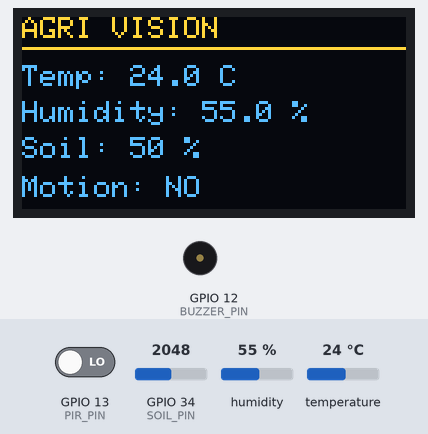
A sketch run on a simulated ESP32. Parts: 128×64 one-colour display, buzzer (waves = sounding, pin HIGH). The inputs (shaded band) are chosen by the test bench; at power-on: GPIO 13 (PIR_PIN) LOW, humidity 55 %, GPIO 34 (SOIL_PIN) = 2048, temperature 24 °C. The OLED is the two-colour kind (top 16 rows yellow); WiFi joins after 1.5 s; servers stay silent unless stated; uploads are accepted with an empty reply; what the sketch prints to the serial monitor is not drawn.

Above: at 6.3 s.
6.4 s: GPIO 13 (PIR_PIN) driven HIGH
At 11.2 s:
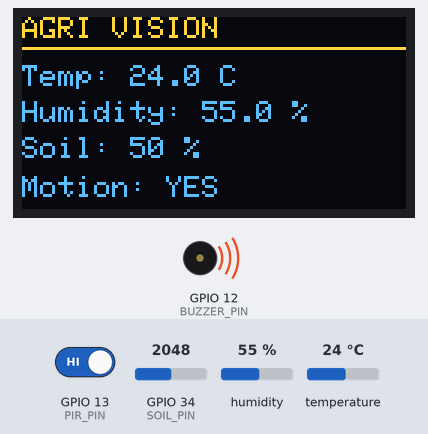
11.7 s: humidity set to 22 %
At 16.4 s:
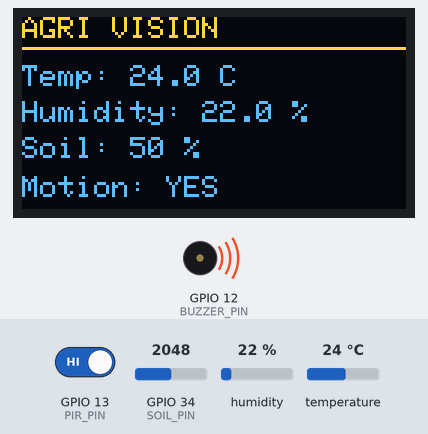
16.7 s: GPIO 13 (PIR_PIN) driven LOW
At 21.4 s:
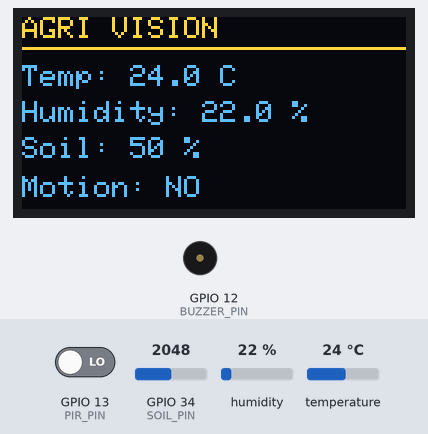
21.7 s: GPIO 34 (SOIL_PIN) set to 2099
At 26.4 s:
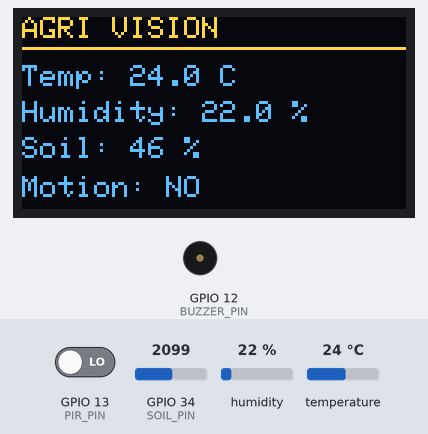
26.7 s: GPIO 13 (PIR_PIN) driven HIGH
At 27.0 s:
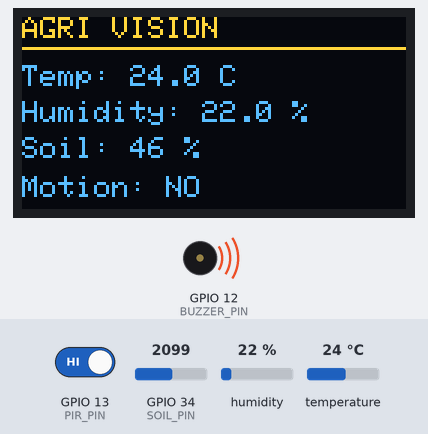
31.7 s: temperature set to 12 °C
At 35.8 s:
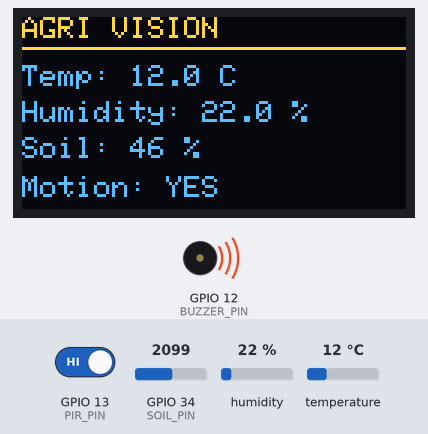
Timing chart, 0 to 37.3 s (numbered marks = the images above; inputs shaded):
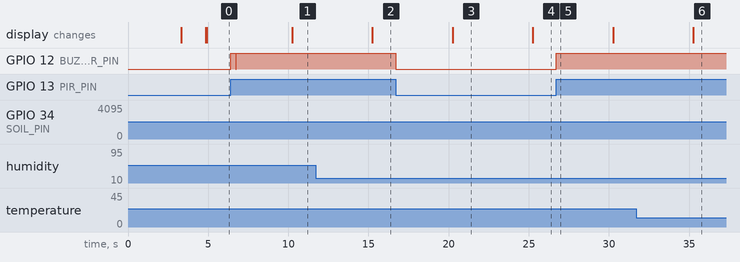

The sketch:

esp32.ino
```cpp
#include <Arduino.h>
#include <WiFi.h>
#include <HTTPClient.h>
#include <WiFiClientSecure.h>

#include <Wire.h>
#include <Adafruit_GFX.h>
#include <Adafruit_SH110X.h>

#include <DHT.h>

// =====================================================
//                    WIFI SETTINGS
// =====================================================

#define WIFI_SSID       "NOWHERE1"
#define WIFI_PASSWORD   "12345678"

// =====================================================
//              FIREBASE SETTINGS
// =====================================================

#define FIREBASE_URL \
"https://agri-vision-4a713-default-rtdb.firebaseio.com"

// Firebase data location
#define FIREBASE_PATH "/esp32.json"

// =====================================================
//                    ESP32 PINOUT
// =====================================================

// KEEPING YOUR UPLOADED CODE EXACTLY
#define DHT_PIN         14
#define DHT_TYPE        DHT11

// Soil moisture sensor
#define SOIL_PIN        34

// PIR motion sensor
#define PIR_PIN         13

// Buzzer
#define BUZZER_PIN      12

// =====================================================
//                       OLED
// =====================================================

#define SCREEN_WIDTH    128
#define SCREEN_HEIGHT   64
#define OLED_RESET      -1

Adafruit_SH1106G display(
  SCREEN_WIDTH,
  SCREEN_HEIGHT,
  &Wire,
  OLED_RESET
);

// =====================================================
//                       DHT
// =====================================================

DHT dht(
  DHT_PIN,
  DHT_TYPE
);

// =====================================================
//                 SENSOR VARIABLES
// =====================================================

float temperature = 0.0;
float humidity = 0.0;

int soilRaw = 0;
int soilMoisture = 0;

bool motionActive = false;

String dhtStatus = "ERROR";

// =====================================================
//                SOIL CALIBRATION
// =====================================================

const int SOIL_DRY = 2800;
const int SOIL_WET = 1300;

// =====================================================
//                MOTION SYSTEM
// =====================================================

bool previousMotionState = LOW;

int motionCount = 0;

unsigned long lastMotionTime = 0;

const unsigned long MOTION_GAP = 3000;

// =====================================================
//                 FIREBASE TIMING
// =====================================================

unsigned long lastFirebaseUpload = 0;

const unsigned long FIREBASE_INTERVAL = 5000;

// =====================================================
//                 WIFI CONNECTION
// =====================================================

void connectWiFi() {

  Serial.println();
  Serial.println("================================");
  Serial.println("       CONNECTING TO WIFI");
  Serial.println("================================");

  WiFi.mode(WIFI_STA);

  WiFi.begin(
    WIFI_SSID,
    WIFI_PASSWORD
  );

  int attempts = 0;

  while (
    WiFi.status() != WL_CONNECTED &&
    attempts < 40
  ) {

    delay(500);

    Serial.print(".");

    attempts++;
  }

  Serial.println();

  if (
    WiFi.status() == WL_CONNECTED
  ) {

    Serial.println("WiFi Connected!");

    Serial.print("IP Address: ");

    Serial.println(
      WiFi.localIP()
    );

    Serial.print("Signal RSSI: ");

    Serial.print(
      WiFi.RSSI()
    );

    Serial.println(" dBm");

  } else {

    Serial.println(
      "WiFi connection FAILED!"
    );
  }
}

// =====================================================
//                  READ SENSORS
// =====================================================

void readSensors() {

  // ---------------------------------------------------
  // DHT TEMPERATURE
  // ---------------------------------------------------

  float newTemperature =
    dht.readTemperature();

  // ---------------------------------------------------
  // DHT HUMIDITY
  // ---------------------------------------------------

  float newHumidity =
    dht.readHumidity();

  // ---------------------------------------------------
  // DHT STATUS
  // ---------------------------------------------------

  if (
    !isnan(newTemperature) &&
    !isnan(newHumidity)
  ) {

    temperature =
      newTemperature;

    humidity =
      newHumidity;

    dhtStatus =
      "OK";

  } else {

    dhtStatus =
      "ERROR";

    Serial.println(
      "DHT READ FAILED!"
    );
  }

  // ---------------------------------------------------
  // SOIL SENSOR
  // ---------------------------------------------------

  soilRaw =
    analogRead(
      SOIL_PIN
    );

  soilMoisture =
    map(
      soilRaw,
      SOIL_DRY,
      SOIL_WET,
      0,
      100
    );

  soilMoisture =
    constrain(
      soilMoisture,
      0,
      100
    );

  // ---------------------------------------------------
  // PIR MOTION
  // ---------------------------------------------------

  motionActive =
    digitalRead(
      PIR_PIN
    );

  // ---------------------------------------------------
  // SERIAL OUTPUT
  // ---------------------------------------------------

  Serial.println();
  Serial.println(
    "================================"
  );

  Serial.println(
    "          SENSOR DATA"
  );

  Serial.println(
    "================================"
  );

  Serial.print(
    "Temperature : "
  );

  if (dhtStatus == "OK") {

    Serial.print(
      temperature,
      1
    );

    Serial.println(
      " °C"
    );

  } else {

    Serial.println(
      "ERROR"
    );
  }

  Serial.print(
    "Humidity    : "
  );

  if (dhtStatus == "OK") {

    Serial.print(
      humidity,
      1
    );

    Serial.println(
      " %"
    );

  } else {

    Serial.println(
      "ERROR"
    );
  }

  Serial.print(
    "Soil Raw    : "
  );

  Serial.println(
    soilRaw
  );

  Serial.print(
    "Soil Moist. : "
  );

  Serial.print(
    soilMoisture
  );

  Serial.println(
    " %"
  );

  Serial.print(
    "Motion      : "
  );

  Serial.println(
    motionActive
      ? "DETECTED"
      : "NORMAL"
  );

  Serial.print(
    "Motion Count: "
  );

  Serial.println(
    motionCount
  );

  Serial.print(
    "DHT Status  : "
  );

  Serial.println(
    dhtStatus
  );

  Serial.println(
    "================================"
  );
}

// =====================================================
//                MOTION DETECTION
// =====================================================

void checkMotion() {

  bool currentMotion =
    digitalRead(
      PIR_PIN
    );

  // ---------------------------------------------------
  // NEW MOTION EVENT
  // ---------------------------------------------------

  if (
    currentMotion == HIGH &&
    previousMotionState == LOW
  ) {

    unsigned long currentTime =
      millis();

    // Prevent duplicate triggering
    if (
      currentTime -
      lastMotionTime >=
      MOTION_GAP
    ) {

      motionCount++;

      lastMotionTime =
        currentTime;

      Serial.println();
      Serial.println(
        "******** MOTION EVENT ********"
      );

      Serial.print(
        "Motion detection count = "
      );

      Serial.println(
        motionCount
      );

      // ------------------------------------------------
      // FIRST MOTION
      // ------------------------------------------------

      if (
        motionCount == 1
      ) {

        Serial.println(
          "FIRST MOTION DETECTED!"
        );

        // Short beep
        digitalWrite(
          BUZZER_PIN,
          HIGH
        );

        delay(300);

        digitalWrite(
          BUZZER_PIN,
          LOW
        );
      }

      // ------------------------------------------------
      // SECOND MOTION
      // ------------------------------------------------

      if (
        motionCount >= 2
      ) {

        Serial.println(
          "SECOND MOTION DETECTED!"
        );

        Serial.println(
          "Motion count will reset."
        );

        // Reset after second event
        motionCount = 0;
      }

      Serial.println(
        "********************************"
      );
    }
  }

  previousMotionState =
    currentMotion;
}

// =====================================================
//                     OLED
// =====================================================

void updateDisplay() {

  display.clearDisplay();

  display.setTextSize(1);

  display.setTextColor(
    SH110X_WHITE
  );

  // ---------------------------------------------------
  // TITLE
  // ---------------------------------------------------

  display.setCursor(
    0,
    0
  );

  display.println(
    "AGRI VISION"
  );

  display.drawLine(
    0,
    10,
    127,
    10,
    SH110X_WHITE
  );

  // ---------------------------------------------------
  // TEMPERATURE
  // ---------------------------------------------------

  display.setCursor(
    0,
    16
  );

  display.print(
    "Temp: "
  );

  if (dhtStatus == "OK") {

    display.print(
      temperature,
      1
    );

    display.println(
      " C"
    );

  } else {

    display.println(
      "ERROR"
    );
  }

  // ---------------------------------------------------
  // HUMIDITY
  // ---------------------------------------------------

  display.setCursor(
    0,
    28
  );

  display.print(
    "Humidity: "
  );

  if (dhtStatus == "OK") {

    display.print(
      humidity,
      1
    );

    display.println(
      " %"
    );

  } else {

    display.println(
      "ERROR"
    );
  }

  // ---------------------------------------------------
  // SOIL
  // ---------------------------------------------------

  display.setCursor(
    0,
    40
  );

  display.print(
    "Soil: "
  );

  display.print(
    soilMoisture
  );

  display.println(
    " %"
  );

  // ---------------------------------------------------
  // MOTION
  // ---------------------------------------------------

  display.setCursor(
    0,
    53
  );

  display.print(
    "Motion: "
  );

  display.print(
    motionActive
      ? "YES"
      : "NO"
  );

  display.display();
}

// =====================================================
//              FIREBASE UPLOAD
// =====================================================

void uploadToFirebase() {

  // ---------------------------------------------------
  // CHECK WIFI
  // ---------------------------------------------------

  if (
    WiFi.status() != WL_CONNECTED
  ) {

    Serial.println(
      "WiFi disconnected!"
    );

    connectWiFi();

    if (
      WiFi.status() != WL_CONNECTED
    ) {

      Serial.println(
        "Firebase upload skipped."
      );

      return;
    }
  }

  // ---------------------------------------------------
  // BUILD JSON
  // ---------------------------------------------------

  String payload = "{";

  payload +=
    "\"temperature\":";

  if (
    dhtStatus == "OK"
  ) {

    payload +=
      String(
        temperature,
        1
      );

  } else {

    payload +=
      "0.0";
  }

  payload +=
    ",\"humidity\":";

  if (
    dhtStatus == "OK"
  ) {

    payload +=
      String(
        humidity,
        1
      );

  } else {

    payload +=
      "0.0";
  }

  payload +=
    ",\"soil_raw\":" +
    String(
      soilRaw
    );

  payload +=
    ",\"soil_moisture\":" +
    String(
      soilMoisture
    );

  payload +=
    ",\"motion_active\":" +
    String(
      motionActive
        ? "true"
        : "false"
    );

  payload +=
    ",\"motion_count\":" +
    String(
      motionCount
    );

  payload +=
    ",\"device\":\"ESP32\"";

  payload +=
    ",\"dht_status\":\"" +
    dhtStatus +
    "\"";

  payload +=
    "}";

  // ---------------------------------------------------
  // FIREBASE URL
  // ---------------------------------------------------

  String firebaseURL =
    String(FIREBASE_URL) +
    FIREBASE_PATH;

  Serial.println();
  Serial.println(
    "================================"
  );

  Serial.println(
    "       FIREBASE UPLOAD"
  );

  Serial.println(
    "================================"
  );

  Serial.println(
    "Firebase → Hydro Plantia"
  );

  Serial.println(
    payload
  );

  // ---------------------------------------------------
  // HTTPS CLIENT
  // ---------------------------------------------------

  WiFiClientSecure client;

  // Firebase HTTPS certificate verification
  // is skipped for this ESP32 prototype.
  client.setInsecure();

  HTTPClient http;

  if (
    http.begin(
      client,
      firebaseURL
    )
  ) {

    http.addHeader(
      "Content-Type",
      "application/json"
    );

    // PUT replaces the /esp32 object
    int httpCode =
      http.PUT(
        payload
      );

    Serial.print(
      "Firebase HTTP code: "
    );

    Serial.println(
      httpCode
    );

    if (
      httpCode >= 200 &&
      httpCode < 300
    ) {

      Serial.println(
        "Firebase upload SUCCESS!"
      );

    } else {

      Serial.println(
        "Firebase upload FAILED!"
      );

      Serial.println(
        http.errorToString(
          httpCode
        )
      );
    }

    http.end();

  } else {

    Serial.println(
      "Firebase connection FAILED!"
    );
  }

  Serial.println(
    "================================"
  );
}

// =====================================================
//                       SETUP
// =====================================================

void setup() {

  Serial.begin(
    115200
  );

  delay(1000);

  Serial.println();
  Serial.println(
    "================================"
  );

  Serial.println(
    "       HYDRO PLANTIA"
  );

  Serial.println(
    "       ESP32 CONTROLLER"
  );

  Serial.println(
    "================================"
  );

  // ---------------------------------------------------
  // SENSOR PINS
  // ---------------------------------------------------

  pinMode(
    PIR_PIN,
    INPUT
  );

  pinMode(
    BUZZER_PIN,
    OUTPUT
  );

  digitalWrite(
    BUZZER_PIN,
    LOW
  );

  // ---------------------------------------------------
  // DHT
  // ---------------------------------------------------

  dht.begin();

  // Give DHT time to stabilize
  delay(2000);

  // ---------------------------------------------------
  // OLED
  // ---------------------------------------------------

  Wire.begin(
    21,
    22
  );

  delay(250);

  if (
    !display.begin(
      0x3C,
      true
    )
  ) {

    Serial.println(
      "OLED initialization FAILED!"
    );

  } else {

    Serial.println(
      "OLED initialized!"
    );
  }

  // ---------------------------------------------------
  // OLED STARTUP
  // ---------------------------------------------------

  display.clearDisplay();

  display.setTextSize(1);

  display.setTextColor(
    SH110X_WHITE
  );

  display.setCursor(
    0,
    0
  );

  display.println(
    "AGRI VISION"
  );

  display.println();

  display.println(
    "Starting system..."
  );

  display.display();

  // ---------------------------------------------------
  // WIFI
  // ---------------------------------------------------

  connectWiFi();

  // ---------------------------------------------------
  // READY
  // ---------------------------------------------------

  display.clearDisplay();

  display.setCursor(
    0,
    0
  );

  display.println(
    "AGRI VISION"
  );

  display.println();

  display.println(
    "System Ready"
  );

  display.println();

  if (
    WiFi.status() ==
    WL_CONNECTED
  ) {

    display.println(
      "Firebase: ONLINE"
    );

  } else {

    display.println(
      "Firebase: OFFLINE"
    );
  }

  display.display();

  // ---------------------------------------------------
  // INITIAL SENSOR READ
  // ---------------------------------------------------

  readSensors();

  updateDisplay();

  // ---------------------------------------------------
  // INITIAL FIREBASE UPLOAD
  // ---------------------------------------------------

  uploadToFirebase();

  Serial.println();
  Serial.println(
    "================================"
  );

  Serial.println(
    "     HYDRO PLANTIA READY"
  );

  Serial.println(
    "================================"
  );
}

// =====================================================
//                       LOOP
// =====================================================

void loop() {

  // ---------------------------------------------------
  // WIFI CHECK
  // ---------------------------------------------------

  if (
    WiFi.status() != WL_CONNECTED
  ) {

    connectWiFi();
  }

  // ---------------------------------------------------
  // MOTION
  // ---------------------------------------------------

  motionActive =
    digitalRead(
      PIR_PIN
    );

  // Buzzer while motion is active
  if (
    motionActive
  ) {

    digitalWrite(
      BUZZER_PIN,
      HIGH
    );

  } else {

    digitalWrite(
      BUZZER_PIN,
      LOW
    );
  }

  // Detect motion events
  checkMotion();

  // ---------------------------------------------------
  // SENSOR + OLED + FIREBASE
  // ---------------------------------------------------

  if (
    millis() -
    lastFirebaseUpload >=
    FIREBASE_INTERVAL
  ) {

    lastFirebaseUpload =
      millis();

    // Read all sensors
    readSensors();

    // Update OLED
    updateDisplay();

    // Upload directly to Firebase
    uploadToFirebase();
  }

  delay(50);
}
```

Measured:
- the behaviour switches between 2050 and 2051 on GPIO 34 (SOIL_PIN) (found by bisection; images 3 and 4)
- after the input at 6.4 s, GPIO 12 (BUZZER_PIN): LOW → HIGH at once, → LOW 0.30 s later, → HIGH 0.05 s later; the display: changes after 3.8 s (image 1)
- after the input at 11.7 s, the display: changes after 3.5 s (image 2)
- after the input at 16.7 s, GPIO 12 (BUZZER_PIN): HIGH → LOW at once; the display: changes after 3.5 s (image 3)
- after the input at 21.7 s, the display: changes after 3.5 s (image 4)
- after the input at 26.7 s, GPIO 12 (BUZZER_PIN): LOW → HIGH at once
- after the input at 31.7 s, the display: changes after 3.6 s (image 6)
